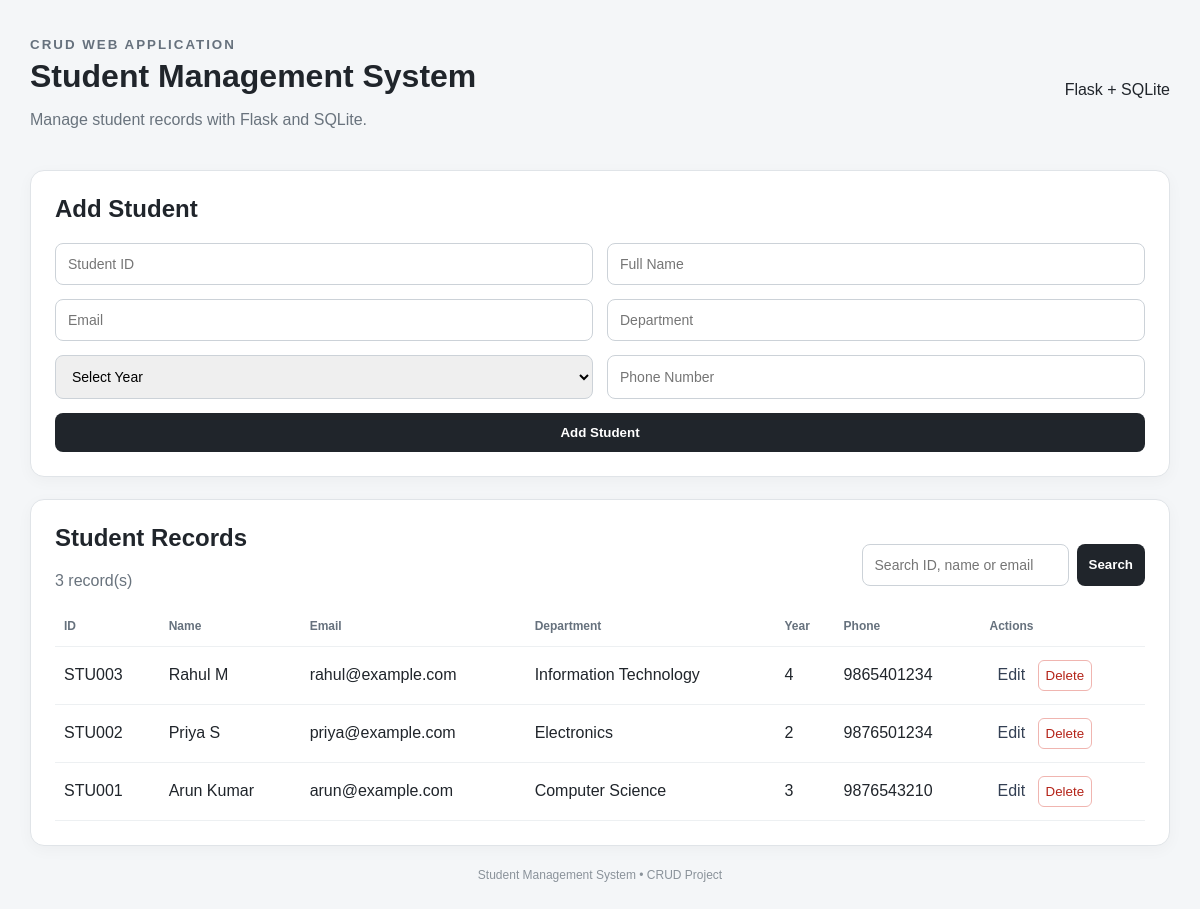
The page / on the database its author committed.
### tables this page shows
CREATE TABLE students(id INTEGER PRIMARY KEY AUTOINCREMENT,student_id TEXT NOT NULL UNIQUE,name TEXT NOT NULL,email TEXT NOT NULL UNIQUE,department TEXT NOT NULL,year INTEGER NOT NULL CHECK(year BETWEEN 1 AND 4),phone TEXT NOT NULL);

### app.py (the view)
@app.route('/')
def index():
    search = request.args.get('search', '').strip()
    conn = get_db()
    if search:
        students = conn.execute('''SELECT * FROM students
            WHERE student_id LIKE ? OR name LIKE ? OR email LIKE ?
            ORDER BY id DESC''', (f'%{search}%', f'%{search}%', f'%{search}%')).fetchall()
    else:
        students = conn.execute('SELECT * FROM students ORDER BY id DESC').fetchall()
    conn.close()
    return render_template('index.html', students=students, search=search)

### app.py (called while the page is built)
def get_db():
    conn = sqlite3.connect(DATABASE)
    conn.row_factory = sqlite3.Row
    return conn

### templates/index.html (shortened to what this page needs)
<!doctype html><html><head><meta charset="utf-8"><meta name="viewport" content="width=device-width,initial-scale=1"><title>Student Management System</title><link rel="stylesheet" href="{{url_for('static',filename='style.css')}}"></head>
<body><main class="container"><header><div><small>CRUD WEB APPLICATION</small><h1>Student Management System</h1><p>Manage student records with Flask and SQLite.</p></div><span>Flask + SQLite</span></header>
<section class="card"><h2>Add Student</h2><form action="/add" method="post" class="grid"><input name="student_id" placeholder="Student ID" required><input name="name" placeholder="Full Name" required><input name="email" type="email" placeholder="Email" required><input name="department" placeholder="Department" required><select name="year" required><option value="">Select Year</option><option>1</option><option>2</option><option>3</option><option>4</option></select><input name="phone" placeholder="Phone Number" required><button>Add Student</button></form></section>
<section class="card"><div class="head"><div><h2>Student Records</h2><p>{{students|length}} record(s)</p></div><form class="search"><input name="search" value="{{search}}" placeholder="Search ID, name or email"><button>Search</button>{% if search %}<a href="/">Clear</a>{% endif %}</form></div>
{% if students %}<div class="table"><table><tr><th>ID</th><th>Name</th><th>Email</th><th>Department</th><th>Year</th><th>Phone</th><th>Actions</th></tr>{% for s in students %}<tr><td>{{s.student_id}}</td><td>{{s.name}}</td><td>{{s.email}}</td><td>{{s.department}}</td><td>{{s.year}}</td><td>{{s.phone}}</td><td><a href="/edit/{{s.id}}">Edit</a> <form class="inline" action="/delete/{{s.id}}" method="post" onsubmit="return confirm('Delete this student?')"><button class="danger">Delete</button></form></td></tr>{% endfor %}</table></div>{% else %}<div class="empty">No records found.</div>{% endif %}</section><footer>Student Management System • CRUD Project</footer></main></body></html>

### static/style.css (style rules this page uses)
* { box-sizing:border-box }
body { margin:0;font-family:Arial,sans-serif;background:#f4f6f8;color:#20252b }
.container { max-width:1180px;margin:auto;padding:35px 20px }
header,.head { display:flex;justify-content:space-between;align-items:center;gap:20px }
header { margin-bottom:25px }
h1 { margin:5px 0;font-size:32px }
h2 { margin-top:0 }
small { letter-spacing:2px;font-weight:bold;color:#66717d }
p { color:#69737d }
.card { background:white;border:1px solid #e0e4e8;border-radius:14px;padding:24px;margin-bottom:22px;box-shadow:0 4px 16px #00000009 }
.grid { display:grid;grid-template-columns:1fr 1fr;gap:14px }
.grid input,.grid select,.search input { padding:12px;border:1px solid #ccd2d8;border-radius:8px;font-size:14px }
.grid button,.search button { grid-column:1/-1;background:#20252b;color:white;border:0;padding:12px;border-radius:8px;font-weight:bold;cursor:pointer }
.search { display:flex;gap:8px }
.search button { grid-column:auto }
.search a,a { color:#344054;text-decoration:none;padding:8px }
.table { overflow:auto }
table { width:100%;border-collapse:collapse }
th,td { padding:13px 9px;border-bottom:1px solid #edf0f2;text-align:left;white-space:nowrap }
th { font-size:12px;color:#66717d }
.inline { display:inline }
.danger { border:1px solid #f0b5b0;background:white;color:#b42318;padding:7px;border-radius:6px }
footer { text-align:center;color:#8a929a;font-size:12px }

### rows shown on the page
students: student_id "STU003", name "Rahul M", email "rahul@example.com", department "Information Technology", year "4", phone "9865401234"
students: student_id "STU002", name "Priya S", email "priya@example.com", department "Electronics", year "2", phone "9876501234"
students: student_id "STU001", name "Arun Kumar", email "arun@example.com", department "Computer Science", year "3", phone "9876543210"

### other values the page prints
{{ students|length }} "3"
